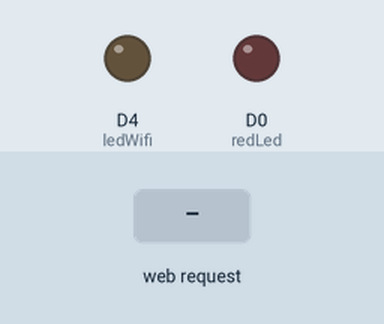
A sketch run on a simulated ESP8266 (NodeMCU). Shown: output pins drawn as LEDs (lit = HIGH). The inputs (shaded band) are chosen by the test bench. WiFi joins after 1.5 s; servers stay silent unless stated; uploads are accepted with an empty reply; what the sketch prints to the serial monitor is not drawn.

Above: at 0.1 s.
At 0.6 s:
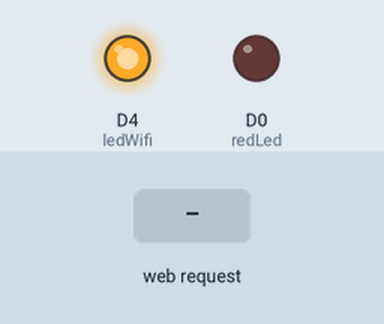
At 2.9 s:
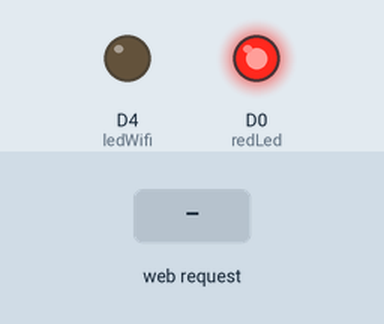
3.0 s: HTTP request GET /linearSensor received
Timing chart, 0 to 6.0 s (numbered marks = the images above; inputs shaded):
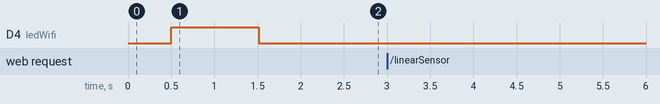

Measured:
- after the input at 3.0 s, every drawn part: stays the same

The sketch:

arduino.ino
```cpp
#include <Arduino.h>

#include <ESP8266HTTPClient.h>
#include <WiFiClientSecureBearSSL.h>
#include <ESP8266WebServer.h>
#include <TimeLib.h>

#define ledWifi D4  //Led Azul de la placa
#define redLed 16   // Led Rojo de la placa

float valMin = 50.0;
float valMax = 1024.0;

//Declare a global object variable from the ESP8266WebServer class.
ESP8266WebServer server(80);  //Server on port 80
//Your Domain name with URL path or IP address with path
const char* serverName = "https://49g31zaftb.execute-api.us-west-2.amazonaws.com/dev";
/* Prototypes */
bool connectWifi(String ssid, String password, String ssid2, String password2);  // funcion externa en wifi.ino
String getInfoConnect();                                                         // funcion externa en wifi.ino

void setup() {
  // Inicia Serial
  pinMode(ledWifi, OUTPUT);  //Led Azul de la placa
  pinMode(redLed, OUTPUT);   // Led rojo de la placa
  Serial.begin(115200);

  if (connectWifi("Daytona84", "Calima175", "Sebascardonac11", "Daytona123")) {
    String info = sendInfo(getInfoConnect());
    Serial.println(info);
    //hh:mm:ss:dd:mm:aaaa
    setTime(19, 20, 50, 04, 05, 2023);
    server.enableCORS(true);
    server.on("/linearSensor", getSensorServer);
    server.begin();  //Start server
    Serial.println("HTTP server started");
  }
}

void loop() {
  if (WiFi.status() == WL_CONNECTED) {
    //sendInfo();
    server.handleClient();  //Handle client requests
  } else {
  }
}


/**
* In this function is calcultation the linear sensors.
*/
float getLinearSensorInfo() {
  int pinInCC = analogRead(A0);
  float distance = 0;
  distance = (pinInCC - valMax) * (70.0) / (valMax - valMin);
  distance = distance * -1;
  Serial.print("Resistence : ");
  Serial.println(pinInCC);
  return distance;
}

/***
* handler of server.
*/
void getSensorServer() {

  float distance = getLinearSensorInfo();
  String res = "{\"Timestamp\":\"";
  res += getTimestamp();
  res += "\",\"distance\":";
  res += distance;
  res += "}";
  Serial.println(res);
  server.send(200, "text/json", res);  //Send ADC value only
}
/*
FUNCION PARA OBTENER LA FECHA EN MODO TEXTO
Devuelve: DD-MM-AAAA HH:MM:SS
*/
String getTimestamp() {

  char fecha[20];
  time_t time = now();

  int dia = day();
  int mes = month();
  int anio = year();
  int hora = hour();
  int minuto = minute();
  int segundo = second();

  sprintf(fecha, "%.2d.%.2d.%.4d %.2d:%.2d:%.2d", dia, mes, anio, hora, minuto, segundo);
  return String(fecha);
}

String sendInfo(String httpRequestData) {
  std::unique_ptr<BearSSL::WiFiClientSecure> client(new BearSSL::WiFiClientSecure);
  client->setInsecure();
  //WiFiClient client;
  HTTPClient http;
  if (http.begin(*client, serverName)) {
    http.addHeader("Content-Type", "application/json");
    Serial.println(httpRequestData);
    // Send HTTP POST request
    int httpResponseCode = http.POST(httpRequestData);
    if (httpResponseCode > 0) {
      Serial.print("HTTP Response code: ");
      Serial.println(httpResponseCode);
      return http.getString();
    }else{
      Serial.print(httpResponseCode);
      Serial.println(" Unable to connect with AWS");
      return "null";
    }
  } else {
    Serial.println("Unable to connect with AWS");
    return "null";
  }
  // Free resources
  http.end();
}
```

screem.ino
```cpp

```

wifi.ino
```cpp
#include <ESP8266WiFi.h>

/**
* This function connect to wifi.
*/
bool connectWifi(String ssid, String password, String ssid2, String password2) {
  bool isConnect= wifiConnect(ssid, password);
  if (!isConnect) {  //No se conectó
    isConnect=wifiConnect(ssid2, password2);
  }
  return isConnect;
}

bool wifiConnect(String ssid, String password) {
  Serial.println("Connecting with ");
  Serial.print(ssid);
  Serial.print(" ");
  byte cont = 0;
  byte led = 0;
  byte max_intentos = 10;
  WiFi.mode(WIFI_STA);
  WiFi.begin(ssid, password);
  while (WiFi.status() != WL_CONNECTED and cont < max_intentos) {  //Cuenta hasta 50 si no se puede conectar lo cancela
    if (led == 0) {
      digitalWrite(ledWifi, LOW);  //ON
      led = 1;
    } else {
      digitalWrite(ledWifi, HIGH);  //ON
    }
    cont++;
    delay(500);
    Serial.print(".");
    Serial.print(cont);
  }
  if (WiFi.status() == WL_CONNECTED) {
    Serial.println("********************************************");
    Serial.print("Conectado a la red WiFi: ");
    Serial.println(WiFi.SSID());
    Serial.print("IP: ");
    Serial.println(WiFi.localIP());
    Serial.print("macAdress: ");
    Serial.println(WiFi.macAddress());
    Serial.println("*********************************************");
    digitalWrite(ledWifi, LOW);  //ON
    digitalWrite(redLed, HIGH);  //OFF
    return true;
  } else {
    digitalWrite(redLed, LOW);  //OFF
    return false;
  }
}
/**
*
*/
String getInfoConnect(){
  String res = "{";
    res +=   "\"localIp\":\""+ WiFi.localIP().toString()+"\"";
    res += ",\"macAdress\":\"" + WiFi.macAddress() + "\"";
    res += ",\"SSID\":\"" + WiFi.SSID() + "\"";
    res += "}";
    return res;
}
```
